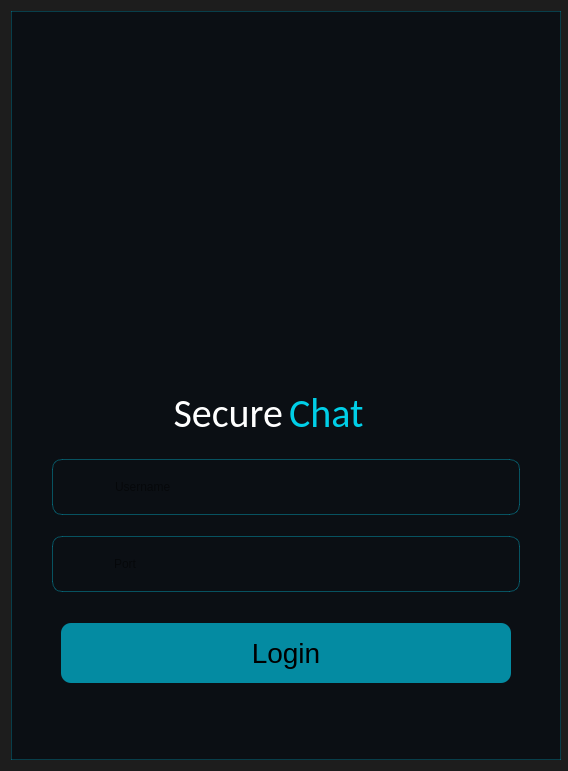
<?xml version="1.0" encoding="UTF-8"?>
<ui version="4.0">
 <class>mainwindow1</class>
 <widget class="QDialog" name="mainwindow1">
  <property name="geometry">
   <rect>
    <x>0</x>
    <y>0</y>
    <width>568</width>
    <height>771</height>
   </rect>
  </property>
  <property name="minimumSize">
   <size>
    <width>550</width>
    <height>700</height>
   </size>
  </property>
  <property name="maximumSize">
   <size>
    <width>16777215</width>
    <height>16777215</height>
   </size>
  </property>
  <property name="font">
   <font>
    <pointsize>17</pointsize>
   </font>
  </property>
  <property name="acceptDrops">
   <bool>false</bool>
  </property>
  <property name="windowTitle">
   <string>Dialog</string>
  </property>
  <property name="styleSheet">
   <string notr="true">background-color:#1D1D1D;
</string>
  </property>
  <layout class="QHBoxLayout" name="horizontalLayout_5">
   <item>
    <widget class="QFrame" name="Over">
     <property name="minimumSize">
      <size>
       <width>550</width>
       <height>700</height>
      </size>
     </property>
     <property name="maximumSize">
      <size>
       <width>16777215</width>
       <height>16777215</height>
      </size>
     </property>
     <property name="styleSheet">
      <string notr="true">background-color:#0B0F14;
border:1px solid rgba(0, 207, 239, 0.25);
</string>
     </property>
     <property name="frameShape">
      <enum>QFrame::Shape::StyledPanel</enum>
     </property>
     <property name="frameShadow">
      <enum>QFrame::Shadow::Raised</enum>
     </property>
     <layout class="QVBoxLayout" name="verticalLayout_2">
      <property name="spacing">
       <number>16</number>
      </property>
      <property name="leftMargin">
       <number>40</number>
      </property>
      <property name="topMargin">
       <number>100</number>
      </property>
      <property name="rightMargin">
       <number>40</number>
      </property>
      <property name="bottomMargin">
       <number>60</number>
      </property>
      <item>
       <layout class="QHBoxLayout" name="Main_icon">
        <item>
         <widget class="QLabel" name="Images">
          <property name="minimumSize">
           <size>
            <width>0</width>
            <height>120</height>
           </size>
          </property>
          <property name="maximumSize">
           <size>
            <width>240</width>
            <height>250</height>
           </size>
          </property>
          <property name="accessibleDescription">
           <string notr="true"/>
          </property>
          <property name="layoutDirection">
           <enum>Qt::LayoutDirection::LeftToRight</enum>
          </property>
          <property name="autoFillBackground">
           <bool>false</bool>
          </property>
          <property name="styleSheet">
           <string notr="true">background:none;
border:none</string>
          </property>
          <property name="text">
           <string/>
          </property>
          <property name="pixmap">
           <pixmap resource="resource.qrc">:/images/images.png</pixmap>
          </property>
          <property name="scaledContents">
           <bool>true</bool>
          </property>
          <property name="alignment">
           <set>Qt::AlignmentFlag::AlignHCenter|Qt::AlignmentFlag::AlignTop</set>
          </property>
         </widget>
        </item>
       </layout>
      </item>
      <item>
       <widget class="QFrame" name="SecureChatContainer">
        <property name="minimumSize">
         <size>
          <width>0</width>
          <height>50</height>
         </size>
        </property>
        <property name="maximumSize">
         <size>
          <width>16777215</width>
          <height>50</height>
         </size>
        </property>
        <property name="styleSheet">
         <string notr="true">border:none;</string>
        </property>
        <property name="frameShape">
         <enum>QFrame::Shape::StyledPanel</enum>
        </property>
        <property name="frameShadow">
         <enum>QFrame::Shadow::Raised</enum>
        </property>
        <layout class="QHBoxLayout" name="horizontalLayout_6">
         <item>
          <widget class="QLabel" name="Secure">
           <property name="maximumSize">
            <size>
             <width>16777215</width>
             <height>70</height>
            </size>
           </property>
           <property name="font">
            <font>
             <family>Calibri</family>
             <pointsize>30</pointsize>
             <italic>false</italic>
             <bold>false</bold>
             <underline>false</underline>
             <strikeout>false</strikeout>
            </font>
           </property>
           <property name="styleSheet">
            <string notr="true">
    QLabel {
    color: White;

background-color:none;
    }
</string>
           </property>
           <property name="text">
            <string>Secure</string>
           </property>
           <property name="alignment">
            <set>Qt::AlignmentFlag::AlignRight|Qt::AlignmentFlag::AlignTrailing|Qt::AlignmentFlag::AlignVCenter</set>
           </property>
          </widget>
         </item>
         <item>
          <widget class="QLabel" name="Chat">
           <property name="maximumSize">
            <size>
             <width>16777215</width>
             <height>70</height>
            </size>
           </property>
           <property name="font">
            <font>
             <family>Calibri</family>
             <pointsize>30</pointsize>
             <italic>false</italic>
             <bold>false</bold>
             <underline>false</underline>
             <strikeout>false</strikeout>
            </font>
           </property>
           <property name="styleSheet">
            <string notr="true">
    QLabel {
    color: #00CFE8;
    
	background-color:none;
    }
</string>
           </property>
           <property name="text">
            <string>Chat</string>
           </property>
           <property name="alignment">
            <set>Qt::AlignmentFlag::AlignLeading|Qt::AlignmentFlag::AlignLeft|Qt::AlignmentFlag::AlignVCenter</set>
           </property>
          </widget>
         </item>
        </layout>
       </widget>
      </item>
      <item>
       <widget class="QFrame" name="borderusername">
        <property name="minimumSize">
         <size>
          <width>0</width>
          <height>56</height>
         </size>
        </property>
        <property name="maximumSize">
         <size>
          <width>16777215</width>
          <height>56</height>
         </size>
        </property>
        <property name="styleSheet">
         <string notr="true">border: 1px solid rgba(0, 207, 239, 0.35);
border-radius:10px;</string>
        </property>
        <property name="frameShape">
         <enum>QFrame::Shape::StyledPanel</enum>
        </property>
        <property name="frameShadow">
         <enum>QFrame::Shadow::Raised</enum>
        </property>
        <layout class="QHBoxLayout" name="horizontalLayout_2">
         <property name="leftMargin">
          <number>10</number>
         </property>
         <property name="rightMargin">
          <number>3</number>
         </property>
         <item>
          <layout class="QHBoxLayout" name="UsernameLayout">
           <property name="spacing">
            <number>20</number>
           </property>
           <item>
            <widget class="QLabel" name="label_image">
             <property name="minimumSize">
              <size>
               <width>30</width>
               <height>0</height>
              </size>
             </property>
             <property name="maximumSize">
              <size>
               <width>30</width>
               <height>30</height>
              </size>
             </property>
             <property name="styleSheet">
              <string notr="true">border:none;</string>
             </property>
             <property name="text">
              <string/>
             </property>
             <property name="pixmap">
              <pixmap resource="resource.qrc">:/images/icon.png</pixmap>
             </property>
             <property name="scaledContents">
              <bool>true</bool>
             </property>
            </widget>
           </item>
           <item>
            <widget class="QLineEdit" name="lineEdit_username">
             <property name="minimumSize">
              <size>
               <width>60</width>
               <height>30</height>
              </size>
             </property>
             <property name="maximumSize">
              <size>
               <width>800</width>
               <height>40</height>
              </size>
             </property>
             <property name="sizeIncrement">
              <size>
               <width>700</width>
               <height>60</height>
              </size>
             </property>
             <property name="styleSheet">
              <string notr="true">border:none;</string>
             </property>
             <property name="text">
              <string/>
             </property>
             <property name="placeholderText">
              <string>Username</string>
             </property>
            </widget>
           </item>
          </layout>
         </item>
        </layout>
       </widget>
      </item>
      <item>
       <widget class="QFrame" name="borderport">
        <property name="minimumSize">
         <size>
          <width>0</width>
          <height>56</height>
         </size>
        </property>
        <property name="maximumSize">
         <size>
          <width>16777215</width>
          <height>56</height>
         </size>
        </property>
        <property name="styleSheet">
         <string notr="true">border: 1px solid rgba(0, 207, 239, 0.35);
border-radius:10px;</string>
        </property>
        <property name="frameShape">
         <enum>QFrame::Shape::StyledPanel</enum>
        </property>
        <property name="frameShadow">
         <enum>QFrame::Shadow::Raised</enum>
        </property>
        <layout class="QVBoxLayout" name="verticalLayout">
         <item>
          <layout class="QHBoxLayout" name="PortLayout">
           <property name="spacing">
            <number>20</number>
           </property>
           <item>
            <widget class="QLabel" name="label_image_2">
             <property name="minimumSize">
              <size>
               <width>30</width>
               <height>0</height>
              </size>
             </property>
             <property name="maximumSize">
              <size>
               <width>35</width>
               <height>30</height>
              </size>
             </property>
             <property name="sizeIncrement">
              <size>
               <width>0</width>
               <height>60</height>
              </size>
             </property>
             <property name="baseSize">
              <size>
               <width>0</width>
               <height>60</height>
              </size>
             </property>
             <property name="styleSheet">
              <string notr="true">border:none;</string>
             </property>
             <property name="text">
              <string/>
             </property>
             <property name="pixmap">
              <pixmap resource="resource.qrc">:/images/port.png</pixmap>
             </property>
             <property name="scaledContents">
              <bool>true</bool>
             </property>
            </widget>
           </item>
           <item>
            <widget class="QLineEdit" name="lineEdit_Port">
             <property name="maximumSize">
              <size>
               <width>16777215</width>
               <height>40</height>
              </size>
             </property>
             <property name="styleSheet">
              <string notr="true">border:none;</string>
             </property>
             <property name="text">
              <string/>
             </property>
             <property name="placeholderText">
              <string>Port</string>
             </property>
            </widget>
           </item>
          </layout>
         </item>
        </layout>
       </widget>
      </item>
      <item>
       <widget class="QFrame" name="LoginBoxFrame">
        <property name="maximumSize">
         <size>
          <width>16777215</width>
          <height>80</height>
         </size>
        </property>
        <property name="styleSheet">
         <string notr="true">border:none;</string>
        </property>
        <property name="frameShape">
         <enum>QFrame::Shape::StyledPanel</enum>
        </property>
        <property name="frameShadow">
         <enum>QFrame::Shadow::Raised</enum>
        </property>
        <layout class="QHBoxLayout" name="horizontalLayout">
         <item>
          <widget class="QPushButton" name="Login">
           <property name="minimumSize">
            <size>
             <width>0</width>
             <height>60</height>
            </size>
           </property>
           <property name="maximumSize">
            <size>
             <width>16777215</width>
             <height>60</height>
            </size>
           </property>
           <property name="font">
            <font>
             <pointsize>21</pointsize>
            </font>
           </property>
           <property name="styleSheet">
            <string notr="true">background-color:rgba(0, 207, 239, 0.65);
border:rgb(14, 130, 255);
border-radius:10px;</string>
           </property>
           <property name="text">
            <string>Login</string>
           </property>
          </widget>
         </item>
        </layout>
       </widget>
      </item>
     </layout>
    </widget>
   </item>
  </layout>
 </widget>
 <resources>
  <include location="resource.qrc"/>
 </resources>
 <connections/>
</ui>
